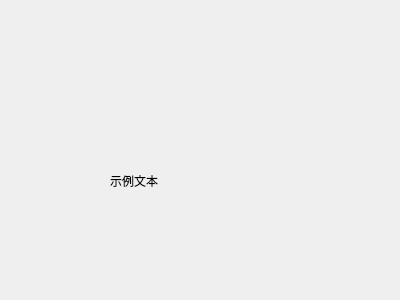
<?xml version="1.0" encoding="UTF-8"?>
<ui version="4.0">
 <class>Mybutton</class>
 <widget class="QWidget" name="Mybutton">
  <property name="geometry">
   <rect>
    <x>0</x>
    <y>0</y>
    <width>400</width>
    <height>300</height>
   </rect>
  </property>
  <property name="windowTitle">
   <string>Form</string>
  </property>
  <property name="styleSheet">
   <string notr="true"/>
  </property>
  <widget class="QLabel" name="text">
   <property name="geometry">
    <rect>
     <x>110</x>
     <y>150</y>
     <width>121</width>
     <height>61</height>
    </rect>
   </property>
   <property name="styleSheet">
    <string notr="true"/>
   </property>
   <property name="frameShape">
    <enum>QFrame::NoFrame</enum>
   </property>
   <property name="frameShadow">
    <enum>QFrame::Raised</enum>
   </property>
   <property name="text">
    <string>示例文本</string>
   </property>
   <property name="alignment">
    <set>Qt::AlignLeading|Qt::AlignLeft|Qt::AlignVCenter</set>
   </property>
   <layout class="QGridLayout" name="gridLayout_2">
    <property name="leftMargin">
     <number>0</number>
    </property>
    <property name="topMargin">
     <number>0</number>
    </property>
    <property name="rightMargin">
     <number>0</number>
    </property>
    <property name="bottomMargin">
     <number>0</number>
    </property>
   </layout>
  </widget>
  <widget class="Solid" name="solid">
   <property name="geometry">
    <rect>
     <x>290</x>
     <y>190</y>
     <width>53</width>
     <height>16</height>
    </rect>
   </property>
   <property name="styleSheet">
    <string notr="true"/>
   </property>
   <property name="text">
    <string/>
   </property>
  </widget>
  <widget class="QLabel" name="bg">
   <property name="geometry">
    <rect>
     <x>280</x>
     <y>180</y>
     <width>53</width>
     <height>16</height>
    </rect>
   </property>
   <property name="text">
    <string/>
   </property>
  </widget>
 </widget>
 <customwidgets>
  <customwidget>
   <class>Solid</class>
   <extends>QLabel</extends>
   <header>mybutton.h</header>
  </customwidget>
 </customwidgets>
 <resources/>
 <connections/>
</ui>
